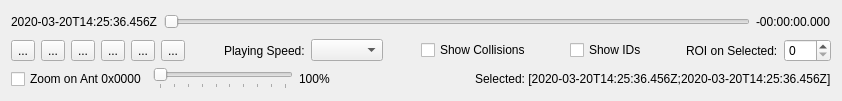
<?xml version="1.0" encoding="UTF-8"?>
<ui version="4.0">
 <class>TrackingVideoControl</class>
 <widget class="QWidget" name="TrackingVideoControl">
  <property name="geometry">
   <rect>
    <x>0</x>
    <y>0</y>
    <width>842</width>
    <height>101</height>
   </rect>
  </property>
  <property name="sizePolicy">
   <sizepolicy hsizetype="Preferred" vsizetype="Minimum">
    <horstretch>0</horstretch>
    <verstretch>0</verstretch>
   </sizepolicy>
  </property>
  <property name="windowTitle">
   <string>Form</string>
  </property>
  <layout class="QVBoxLayout" name="verticalLayout">
   <item>
    <layout class="QHBoxLayout" name="horizontalLayout">
     <item>
      <widget class="QLabel" name="currentLabel">
       <property name="text">
        <string>2020-03-20T14:25:36.456Z</string>
       </property>
      </widget>
     </item>
     <item>
      <widget class="QSlider" name="positionSlider">
       <property name="orientation">
        <enum>Qt::Horizontal</enum>
       </property>
      </widget>
     </item>
     <item>
      <widget class="QLabel" name="remainingLabel">
       <property name="text">
        <string>-00:00:00.000</string>
       </property>
      </widget>
     </item>
    </layout>
   </item>
   <item>
    <layout class="QHBoxLayout" name="horizontalLayout_2">
     <item>
      <widget class="QToolButton" name="stopButton">
       <property name="text">
        <string>...</string>
       </property>
       <property name="icon">
        <iconset theme="media-playback-stop-symbolic">
         <normaloff>.</normaloff>.</iconset>
       </property>
      </widget>
     </item>
     <item>
      <widget class="QToolButton" name="skipBackwardButton">
       <property name="text">
        <string>...</string>
       </property>
       <property name="icon">
        <iconset theme="media-skip-backward-symbolic">
         <normaloff>.</normaloff>.</iconset>
       </property>
      </widget>
     </item>
     <item>
      <widget class="QToolButton" name="seekBackwardButton">
       <property name="text">
        <string>...</string>
       </property>
       <property name="icon">
        <iconset theme="media-seek-backward-symbolic">
         <normaloff>.</normaloff>.</iconset>
       </property>
      </widget>
     </item>
     <item>
      <widget class="QToolButton" name="playButton">
       <property name="text">
        <string>...</string>
       </property>
       <property name="icon">
        <iconset theme="media-playback-start-symbolic">
         <normaloff>.</normaloff>.</iconset>
       </property>
      </widget>
     </item>
     <item>
      <widget class="QToolButton" name="seekForwardButton">
       <property name="text">
        <string>...</string>
       </property>
       <property name="icon">
        <iconset theme="media-seek-forward-symbolic">
         <normaloff>.</normaloff>.</iconset>
       </property>
      </widget>
     </item>
     <item>
      <widget class="QToolButton" name="skipForwardButton">
       <property name="text">
        <string>...</string>
       </property>
       <property name="icon">
        <iconset theme="media-skip-forward-symbolic">
         <normaloff>.</normaloff>.</iconset>
       </property>
      </widget>
     </item>
     <item>
      <spacer name="horizontalSpacer">
       <property name="orientation">
        <enum>Qt::Horizontal</enum>
       </property>
       <property name="sizeHint" stdset="0">
        <size>
         <width>40</width>
         <height>20</height>
        </size>
       </property>
      </spacer>
     </item>
     <item>
      <widget class="QLabel" name="speedLabel">
       <property name="text">
        <string>Playing Speed:</string>
       </property>
      </widget>
     </item>
     <item>
      <widget class="QComboBox" name="comboBox"/>
     </item>
     <item>
      <spacer name="horizontalSpacer_2">
       <property name="orientation">
        <enum>Qt::Horizontal</enum>
       </property>
       <property name="sizeHint" stdset="0">
        <size>
         <width>40</width>
         <height>20</height>
        </size>
       </property>
      </spacer>
     </item>
     <item>
      <widget class="QCheckBox" name="showCollisionsBox">
       <property name="text">
        <string>Show Collisions</string>
       </property>
      </widget>
     </item>
     <item>
      <spacer name="horizontalSpacer_3">
       <property name="orientation">
        <enum>Qt::Horizontal</enum>
       </property>
       <property name="sizeHint" stdset="0">
        <size>
         <width>40</width>
         <height>20</height>
        </size>
       </property>
      </spacer>
     </item>
     <item>
      <widget class="QCheckBox" name="showCheckBox">
       <property name="text">
        <string>Show IDs</string>
       </property>
      </widget>
     </item>
     <item>
      <spacer name="horizontalSpacer_5">
       <property name="orientation">
        <enum>Qt::Horizontal</enum>
       </property>
       <property name="sizeHint" stdset="0">
        <size>
         <width>40</width>
         <height>20</height>
        </size>
       </property>
      </spacer>
     </item>
     <item>
      <widget class="QLabel" name="label">
       <property name="text">
        <string>ROI on Selected:</string>
       </property>
      </widget>
     </item>
     <item>
      <widget class="QSpinBox" name="ROISpinBox">
       <property name="maximum">
        <number>600</number>
       </property>
       <property name="singleStep">
        <number>20</number>
       </property>
      </widget>
     </item>
    </layout>
   </item>
   <item>
    <layout class="QHBoxLayout" name="horizontalLayout_3">
     <item>
      <widget class="QCheckBox" name="zoomCheckBox">
       <property name="text">
        <string>Zoom on Ant 0x0000</string>
       </property>
      </widget>
     </item>
     <item>
      <widget class="QSlider" name="zoomSlider">
       <property name="minimumSize">
        <size>
         <width>100</width>
         <height>21</height>
        </size>
       </property>
       <property name="maximumSize">
        <size>
         <width>200</width>
         <height>16777215</height>
        </size>
       </property>
       <property name="maximum">
        <number>9</number>
       </property>
       <property name="orientation">
        <enum>Qt::Horizontal</enum>
       </property>
       <property name="tickPosition">
        <enum>QSlider::TicksBelow</enum>
       </property>
       <property name="tickInterval">
        <number>1</number>
       </property>
      </widget>
     </item>
     <item>
      <widget class="QLabel" name="zoomLabel">
       <property name="text">
        <string>100%</string>
       </property>
      </widget>
     </item>
     <item>
      <spacer name="horizontalSpacer_4">
       <property name="orientation">
        <enum>Qt::Horizontal</enum>
       </property>
       <property name="sizeHint" stdset="0">
        <size>
         <width>40</width>
         <height>20</height>
        </size>
       </property>
      </spacer>
     </item>
     <item>
      <widget class="QLabel" name="selectedTimeRangeLabel">
       <property name="text">
        <string>Selected: [2020-03-20T14:25:36.456Z;2020-03-20T14:25:36.456Z]</string>
       </property>
       <property name="textFormat">
        <enum>Qt::AutoText</enum>
       </property>
       <property name="scaledContents">
        <bool>false</bool>
       </property>
       <property name="wordWrap">
        <bool>false</bool>
       </property>
      </widget>
     </item>
    </layout>
   </item>
  </layout>
 </widget>
 <resources/>
 <connections/>
</ui>
